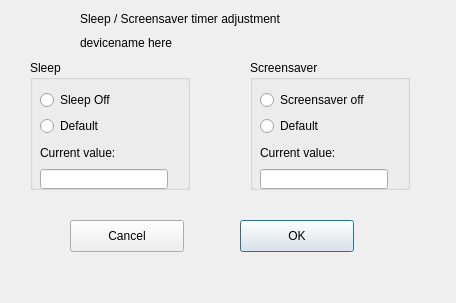
<?xml version="1.0" encoding="UTF-8"?>
<ui version="4.0">
 <class>sleepDialog</class>
 <widget class="QDialog" name="sleepDialog">
  <property name="geometry">
   <rect>
    <x>0</x>
    <y>0</y>
    <width>456</width>
    <height>303</height>
   </rect>
  </property>
  <property name="windowTitle">
   <string>Dialog</string>
  </property>
  <widget class="QPushButton" name="okButton">
   <property name="geometry">
    <rect>
     <x>240</x>
     <y>220</y>
     <width>114</width>
     <height>32</height>
    </rect>
   </property>
   <property name="text">
    <string>OK</string>
   </property>
  </widget>
  <widget class="QPushButton" name="cancelButton">
   <property name="geometry">
    <rect>
     <x>70</x>
     <y>220</y>
     <width>114</width>
     <height>32</height>
    </rect>
   </property>
   <property name="text">
    <string>Cancel</string>
   </property>
  </widget>
  <widget class="QGroupBox" name="groupBox">
   <property name="geometry">
    <rect>
     <x>30</x>
     <y>60</y>
     <width>160</width>
     <height>130</height>
    </rect>
   </property>
   <property name="title">
    <string>Sleep</string>
   </property>
   <widget class="QWidget" name="layoutWidget">
    <property name="geometry">
     <rect>
      <x>10</x>
      <y>30</y>
      <width>128</width>
      <height>99</height>
     </rect>
    </property>
    <layout class="QVBoxLayout" name="verticalLayout_2">
     <item>
      <widget class="QRadioButton" name="sleepOff">
       <property name="text">
        <string>Sleep Off</string>
       </property>
      </widget>
     </item>
     <item>
      <widget class="QRadioButton" name="sleepOn">
       <property name="text">
        <string>Default</string>
       </property>
      </widget>
     </item>
     <item>
      <widget class="QLabel" name="sleepValue1">
       <property name="minimumSize">
        <size>
         <width>0</width>
         <height>21</height>
        </size>
       </property>
       <property name="maximumSize">
        <size>
         <width>16777215</width>
         <height>21</height>
        </size>
       </property>
       <property name="text">
        <string>Current value:</string>
       </property>
      </widget>
     </item>
     <item>
      <widget class="QLineEdit" name="sleepEdit">
       <property name="toolTip">
        <string>Sleep timer start value in milliseconds</string>
       </property>
      </widget>
     </item>
    </layout>
   </widget>
  </widget>
  <widget class="QGroupBox" name="groupBox_2">
   <property name="geometry">
    <rect>
     <x>250</x>
     <y>60</y>
     <width>160</width>
     <height>130</height>
    </rect>
   </property>
   <property name="title">
    <string>Screensaver</string>
   </property>
   <widget class="QWidget" name="layoutWidget">
    <property name="geometry">
     <rect>
      <x>10</x>
      <y>30</y>
      <width>128</width>
      <height>99</height>
     </rect>
    </property>
    <layout class="QVBoxLayout" name="verticalLayout">
     <item>
      <widget class="QRadioButton" name="screenOff">
       <property name="text">
        <string>Screensaver off</string>
       </property>
      </widget>
     </item>
     <item>
      <widget class="QRadioButton" name="screenOn">
       <property name="text">
        <string>Default</string>
       </property>
      </widget>
     </item>
     <item>
      <widget class="QLabel" name="screenValue1">
       <property name="minimumSize">
        <size>
         <width>0</width>
         <height>21</height>
        </size>
       </property>
       <property name="maximumSize">
        <size>
         <width>16777215</width>
         <height>21</height>
        </size>
       </property>
       <property name="text">
        <string>Current value:</string>
       </property>
      </widget>
     </item>
     <item>
      <widget class="QLineEdit" name="screenEdit">
       <property name="toolTip">
        <string>Screensaver start time in milliseconds</string>
       </property>
      </widget>
     </item>
    </layout>
   </widget>
  </widget>
  <widget class="QWidget" name="layoutWidget">
   <property name="geometry">
    <rect>
     <x>80</x>
     <y>10</y>
     <width>231</width>
     <height>42</height>
    </rect>
   </property>
   <layout class="QVBoxLayout" name="verticalLayout_3">
    <item>
     <widget class="QLabel" name="label">
      <property name="text">
       <string>Sleep / Screensaver timer adjustment</string>
      </property>
     </widget>
    </item>
    <item>
     <widget class="QLabel" name="deviceLabel">
      <property name="text">
       <string>devicename here</string>
      </property>
     </widget>
    </item>
   </layout>
  </widget>
 </widget>
 <resources/>
 <connections>
  <connection>
   <sender>cancelButton</sender>
   <signal>clicked()</signal>
   <receiver>sleepDialog</receiver>
   <slot>reject()</slot>
   <hints>
    <hint type="sourcelabel">
     <x>126</x>
     <y>225</y>
    </hint>
    <hint type="destinationlabel">
     <x>206</x>
     <y>135</y>
    </hint>
   </hints>
  </connection>
  <connection>
   <sender>okButton</sender>
   <signal>clicked()</signal>
   <receiver>sleepDialog</receiver>
   <slot>accept()</slot>
   <hints>
    <hint type="sourcelabel">
     <x>266</x>
     <y>225</y>
    </hint>
    <hint type="destinationlabel">
     <x>206</x>
     <y>135</y>
    </hint>
   </hints>
  </connection>
 </connections>
</ui>
